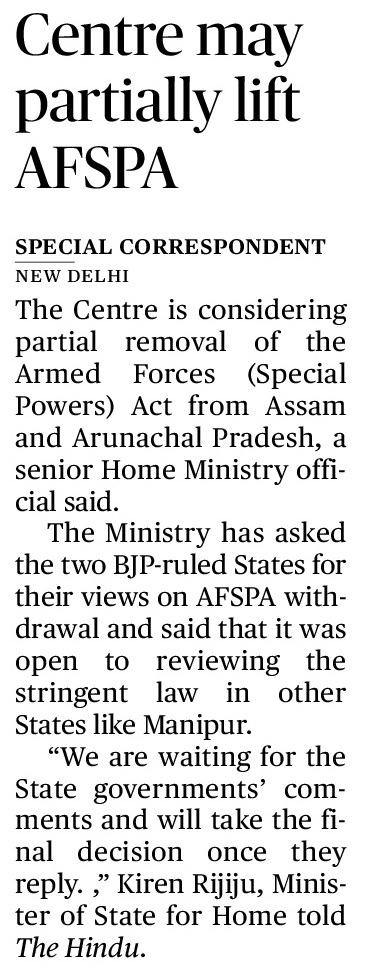
#> input picture readNewspaper/Newspaper_1.jpg, 367 x 975 px, found by its file name
$ jupyter execute --allow-errors readNewsPaper.ipynb
#> lines starting #> are read from the running program, lines starting #| are printed output that depends on the picture; after the words box and inside, x2 and y2 are one past the last pixel; in counts of white or black regions, pixels touching at a corner belong together
[cell 1]
import cv2
cv2.__version__

[cell 2]
import numpy as np
import matplotlib.pyplot as plt

[cell 3]
# Recognise text with tesseract
#---------------------------------
import pytesseract

pytesseract.pytesseract.tesseract_cmd = 'C:\\Program Files (x86)\\Tesseract-OCR\\tesseract'

from PIL import Image

#txt = pytesseract.image_to_string(img, lang="eng")
tessdata_dir_config = r'--tessdata-dir "C:\\Program Files (x86)\\Tesseract-OCR\\tessdata"'

[cell 4]
#Image Reading and loading it to Grey scale
#-------------------------------------------

#cv2.IMREAD_GRAYSCALE = 0

imgPath = "C:/MachineLearning/RD/Demo/Newspaper/Section1/"

img = cv2.imread(imgPath + 'Newspaper_1.jpg', cv2.IMREAD_GRAYSCALE)
#> img is the input picture: shape (975, 367); min 0, max 255, mean 223.4

[cell 5]
# Apply dilation and erosion to remove some noise
#-------------------------------------------------
kernel = np.ones((1,1), np.uint8)
img = cv2.dilate(img, kernel, iterations=1)
img = cv2.erode(img, kernel, iterations=1)

[cell 6]
#To save the clean Image
#---------------------------
cv2.imwrite(imgPath + 'grayScale.jpg', img)
#> Out = True

[cell 7]
#Apply threshold to get image with only black and white
#----------------------------

img = cv2.adaptiveThreshold(img, 255, cv2.ADAPTIVE_THRESH_GAUSSIAN_C, cv2.THRESH_BINARY, 11, 2)
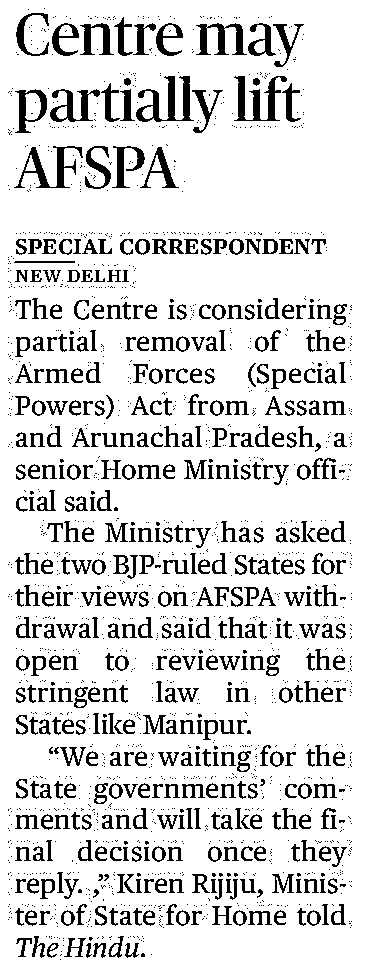
#> img: shape (975, 367); 85.7% white; 1913 black regions (1458 under 20 px), largest, box (x1, y1, x2, y2) and area: (136, 76, 194, 122) 1026, (234, 76, 287, 121) 917, (14, 146, 83, 188) 832

cv2.imwrite(imgPath + 'blackWhite.jpg', img)
#> Out = True
